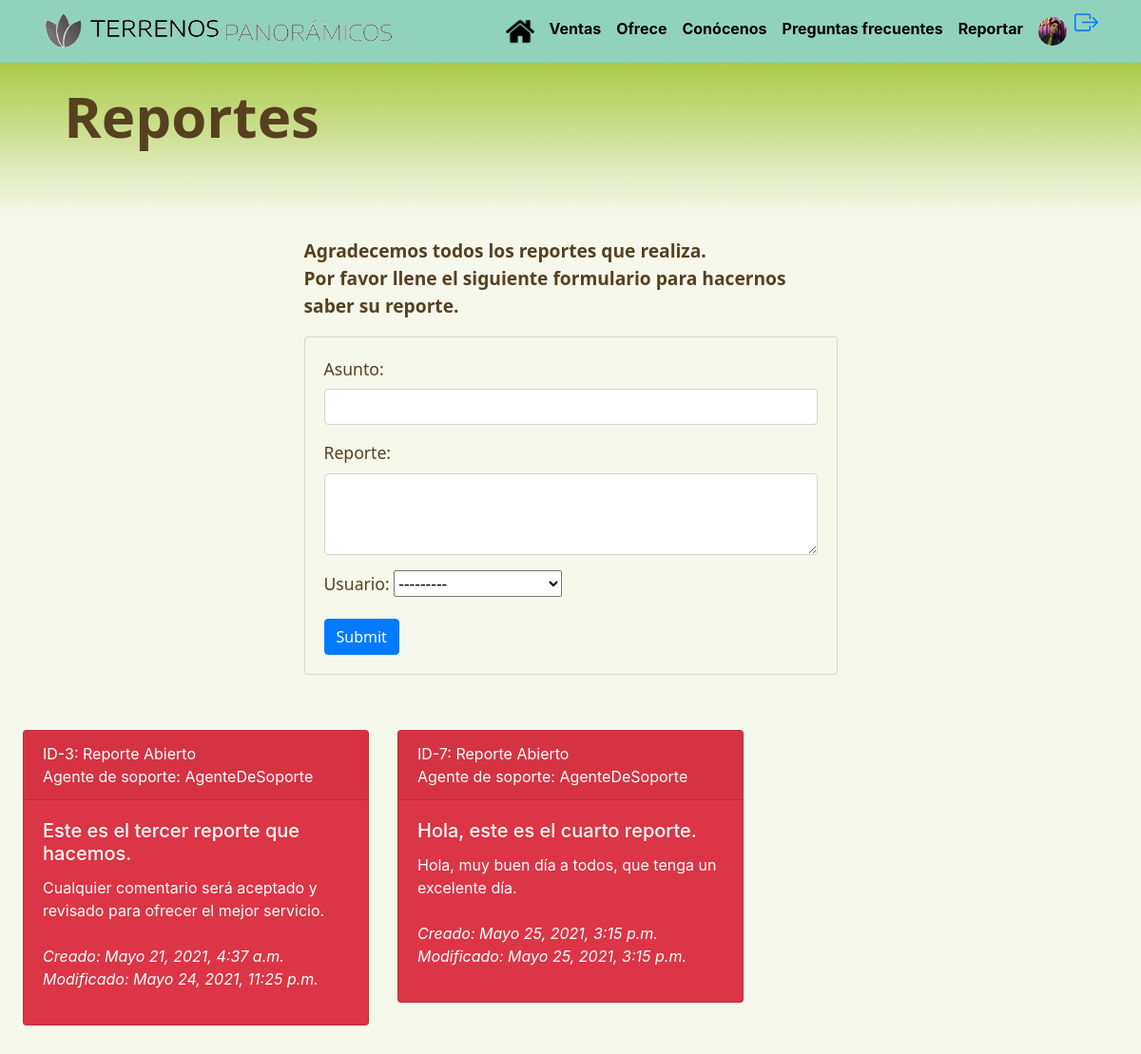
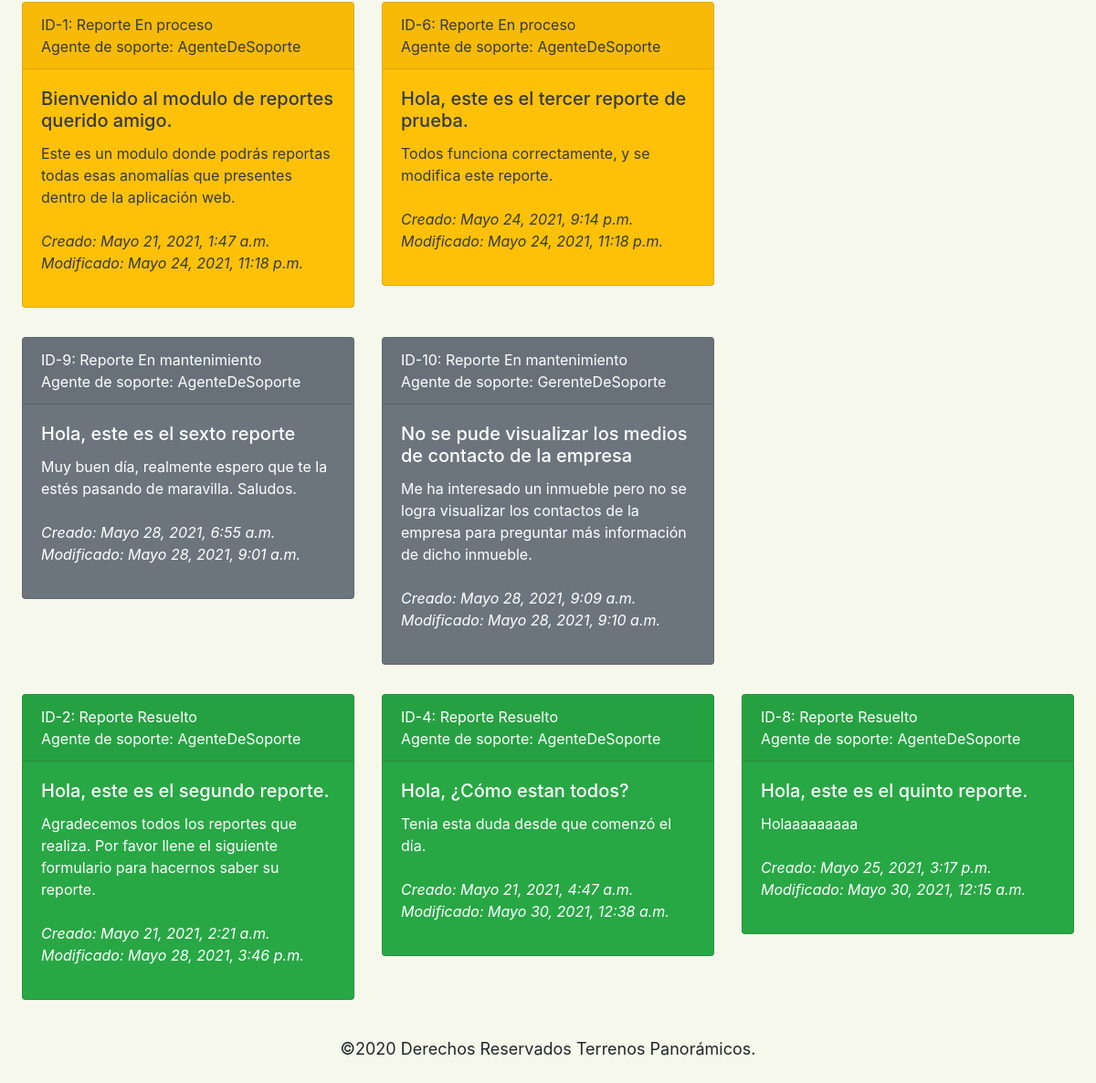
Screenshot of /reportes/ (signed in) with the database file from the repository (2 pictures, top to bottom).
### users/models.py (models this page shows, shortened)
class Profile(models.Model):
    user = models.OneToOneField(User, on_delete = models.CASCADE)
    last_nameMa = models.CharField( max_length=150, blank=True)
    born = models.DateField(null=True, blank=True)
    phone_number = models.CharField(max_length=20, blank=True)
    picture = models.ImageField(
        upload_to = 'users/pictures',
        blank=True,
        null = True
        )
    curp = models.CharField(max_length=18,blank=True )
    ine = models.ImageField(
        upload_to = 'users/ine',
        blank=True,
        null = True)
    agente_soporte = models.BooleanField('Agente de soporte', default=False)
    gerente_soporte = models.BooleanField('Gerente de soporte', default=False)
    created = models.DateTimeField(auto_now_add=True)
    modified = models.DateTimeField(auto_now= True)

### soporte/models.py (models this page shows, shortened)
class Reporte(models.Model):
    user = models.ForeignKey(User, on_delete=models.CASCADE, related_name="Reporte")
    asunto = models.CharField('Asunto', max_length=100)
    reporte = models.CharField('Reporte', max_length=3000)
    ABIERTO = 'Abierto'
    PROCESO= 'En proceso'
    MANTENIMIENTO='Mantenimiento'
    RESUELTO='Resuelto'
    ESTADO = [
        (ABIERTO,'Abierto'),
        (PROCESO,'En proceso'),
        (MANTENIMIENTO,'Mantenimiento'),
        (RESUELTO,'Resuelto')
    ]
    estado = models.CharField('Estado',
        max_length=15,
        choices=ESTADO,
        default=ABIERTO
    )
    solucion = models.CharField('Solución', max_length=3000, blank=True)
    agente_soporte = ForeignKey(User, on_delete=models.CASCADE,null=True,related_name="SoporteReporte",verbose_name='Agente de soporte')
    gerente_soporte = ForeignKey(User, on_delete=models.CASCADE,null=True,related_name="GerenteReporte",verbose_name='Gerente de soporte')
    creado = models.DateTimeField('Fecha de creación',auto_now_add=True)
    modificado = models.DateTimeField('Fecha de modificacion',auto_now=True)

### soporte/views.py (the view, shortened to what this page needs)
# urls.py: path('reportes/', soporte_views.soporte_reporte, name='reporte'),
@login_required
def soporte_reporte(request):
    reportes_cerrados = Reporte.objects.filter(estado='Resuelto')
    reportes_abiertos = Reporte.objects.filter(estado='Abierto')
    reportes_proceso = Reporte.objects.filter(estado='En proceso')
    reportes_mantenimiento = Reporte.objects.filter(estado='Mantenimiento')
    form = ReporteForm()
    return render(request=request,
                template_name='soporte/reporte/reporte.html',
                context={'form':form,
                        'user':request.user,
                        'reportes_cerrados': reportes_cerrados,
                        'reportes_abiertos': reportes_abiertos,
                        'reportes_proceso': reportes_proceso,
                        'reportes_mantenimiento': reportes_mantenimiento
                        })

### soporte/forms.py (shortened to what this page needs)
class ReporteForm(ModelForm):
    class Meta:
        model = Reporte
        fields =['user','asunto','reporte','agente_soporte']
        widgets = {
            'asunto': forms.TextInput(attrs={'class': 'form-control'}),
            'reporte': forms.Textarea(attrs={'class': 'form-control',
                                                'rows':'3',
                                              'resize':'none'})
        }

### templates/soporte/reporte/reporte.html (shortened to what this page needs)
{% extends "base.html" %}
{% block head_content %}
{%load static%}
<link rel="stylesheet" href="{% static 'css/index.css' %}">
<link rel="stylesheet" href="{% static 'css/soporte/reporte.css' %}">
{% endblock %}
{% block container %}
<section id="titular" class="pt-3 pb-3">
  <div class="container">
    <div class="row">
        <div id="izquierdo" class="col-12 col-md-12 col-lg-6 text-left" >
          <p>Reportes</p>
      </div>
    </div>
    </div>
</section>
<div class="row justify-content-md-center">
  <div class="col-6 pt-4 pb-4" style="font-size: 1.2rem; font-family: Segoe UI; color: #56411F;">
      <strong><p>Agradecemos todos los reportes que realiza.<br>
        Por favor llene el siguiente formulario para hacernos saber su reporte.
      </p></strong>
        <div class="card card-body" style="font-size: 1.1rem;">
            <form action="" method="POST">
                    <div class="form-group">
                        <label>Asunto:</label>
                        <input
                            class="form-control {% if form.asunto.errors %}is-invalid{% endif %}"
                            name="asunto"
                        >
                    </div>
                    <div class="form-group">
                        <label>Reporte:</label>
                        <textarea
                            class="form-control {% if form.reporte.errors %}is-invalid{% endif %}"
                            name="reporte"
                            rows="3"
                            resize='none'
                        ></textarea>
                    </div>
                    <div class="form-group">
                        <label>Usuario:</label>
                        {{form.user}}
                    </div>
                    <input class="btn btn-primary" type="submit" >
            </form>
        </div>
    </div>
</div>
{% if request.user.profile.agente_soporte or request.user.profile.gerente_soporte %}
  {% include 'soporte/reporte/reporte_cards.html' %}
{% endif %}
{% endblock %}

### templates/nav.html (shortened to what this page needs)
{% load static %}
<nav id="header" class="navbar navbar-expand-lg navbar-dark sticky-top" style="background-color: #91D2BD">
      <div class="container">
        <a class="navbar-brand" href="{% url "home" %}">
          <img src="{% static "img/logo.png" %}" alt="logo_TerrenosPanorámicos" id="TerrenosPanoramicos">
        </a>
        <div class="collapse navbar-collapse" id="navbar">
          <ul class="navbar-nav ml-auto">
            <li class="nav-item">
                <a class="nav-link" href="{% url "home" %}"><img src="{% static "img/casa.png" %}" id="index-home" alt="Home"/></a>
            </li>
            <li class="nav-item">
              <a class="nav-link" href="{% url "catalogo" %}" id="menú">Ventas</a>
            </li>
            <li class="nav-item">
                <a class="nav-link" href="{% url "ofrece" %}" id="menú">Ofrece</a>
            </li>
            <li class="nav-item">
                <a class="nav-link" href="{% url "conocenos" %}" id="menú">Conócenos</a>
            </li>
            <li class="nav-item">
                <a class="nav-link" href="{% url "faqs" %}" id="menú">Preguntas frecuentes</a>
            </li>
            {% if request.user.profile.agente_soporte or request.user.profile.gerente_soporte  %}
            <li class="nav-item">
                <a class="nav-link" href="{% url "reporte" %}" id="menú">Reportar</a>
            </li>
            {% endif %}
            <li class="nav-item">
              {% if request.user.is_anonymous %}
              <a class="nav-link" href="{% url "login"  %}">
                <img class="rounded-circle" src="{% static 'img/default-profile.png' %}" id="index-home" alt="user"/>
              </a>
              {% else %}
                <a class="nav-link" href="{% url "detail" request.user.username %}">
              {% if request.user.profile.picture %}
                        <img class="rounded-circle" src="{{ request.user.profile.picture.url }}" id="index-home" alt="user"/>
                    {% else%}
                        <img class="rounded-circle" src="{% static 'img/default-profile.png' %}" id="index-home" alt="user"/>
                    {% endif %}
                </a>
              {% endif %}
            </li>
            <li class="nav-item">
                    <a href="{% url "logout" %}">
                    </a>
            </li>
          </ul>
        </div>
      </div>
    </nav>

### templates/soporte/reporte/reporte_cards.html (shortened to what this page needs)
<div class="row">
  {% for reporte in reportes_abiertos %}
  <div class="col-sm-4">
    <div class="card text-white bg-danger">
      <div class="card-header">ID-{{reporte.pk}}: Reporte Abierto <br>
      {% if reporte.agente_soporte %}
        Agente de soporte: {{reporte.agente_soporte}}
      {% else %}
        Agente de soporte: <strong>¡No hay un Agente de Soporte a cargo!</strong>
      {% endif %}
      </div>
        <div class="card-body">
          <h5 class="card-title">{{reporte.asunto}}</h5>
          <p class="card-text">{{reporte.reporte}}<br><br><i>Creado: {{reporte.creado}}</i>
          <br><i> Modificado: {{reporte.modificado}}</i>
          </p>
        </div>
      </div>
    </div>
    {% endfor %}
</div>
<div class="row">
  {% for reporte in reportes_proceso %}
  <div class="col-sm-4">
    <div class="card text-dark bg-warning">
      <div class="card-header">ID-{{reporte.pk}}: Reporte En proceso <br>
      {% if reporte.agente_soporte %}
        Agente de soporte: {{reporte.agente_soporte}}
      {% else %}
        Agente de soporte: <strong>¡No hay un Agente de Soporte a cargo!</strong>
      {% endif %}
      </div>
      <div class="card-body">
        <h5 class="card-title">{{reporte.asunto}}</h5>
        <p class="card-text">{{reporte.reporte}}<br><br><i> Creado: {{reporte.creado}}</i>
          <br><i> Modificado: {{reporte.modificado}}</i>
        </p>
        </div>
      </div>
    </div>
    {% endfor %}
</div>
<div class="row">
  {% for reporte in reportes_mantenimiento %}
  <div class="col-sm-4">
    <div class="card text-white bg-secondary">
      <div class="card-header">ID-{{reporte.pk}}: Reporte En mantenimiento <br>
      {% if reporte.agente_soporte %}
        Agente de soporte: {{reporte.agente_soporte}}
      {% else %}
        Agente de soporte: <strong>¡No hay un Agente de Soporte a cargo!</strong>
      {% endif %}
      </div>
      <div class="card-body">
        <h5 class="card-title">{{reporte.asunto}}</h5>
        <p class="card-text">{{reporte.reporte}}<br><br><i> Creado: {{reporte.creado}}</i>
          <br><i> Modificado: {{reporte.modificado}}</i>
        </p>
        </div>
      </div>
    </div>
    {% endfor %}
</div>
<div class="row">
  {% for reporte in reportes_cerrados %}
  <div class="col-sm-4">
    <div class="card text-white bg-success">
      <div class="card-header">ID-{{reporte.pk}}: Reporte Resuelto <br>
      {% if reporte.agente_soporte %}
        Agente de soporte: {{reporte.agente_soporte}}
      {% else %}
        Agente de soporte: <strong>¡No hay un Agente de Soporte a cargo!</strong>
      {% endif %}
      </div>
      <div class="card-body">
        <h5 class="card-title">{{reporte.asunto}}</h5>
        <p class="card-text">{{reporte.reporte}}<br><br><i> Creado: {{reporte.creado}}</i>
          <br><i> Modificado: {{reporte.modificado}}</i>
        </p>
      </div>
    </div>
  </div>
  {% endfor %}
</div>

### static/css/index.css (style rules this page uses)
.card { border: 0px; background-color: transparent; }
.card-text { opacity: 1; }
#index-home { width: 30px; height: 30px; }
#menú { color:black; font-weight: bold; }
#TerrenosPanoramicos { width: 370px; height: 40px; }

### static/css/soporte/reporte.css (style rules this page uses)
body { background-color: #F7F8EC!important; overflow-x: hidden; }
#izquierdo { font: normal normal 900 60px/81px Segoe UI; letter-spacing: 0px; color: #56411F; opacity: 1; }
#titular { top: 62px; height: 160px; background: transparent linear-gradient(180deg, #AACA46 0%, #F7F8EC 100%) 0% 0% no-repeat padding-box; opacity: 1; }
.card { background-color: #F7F8EC!important; margin-bottom: 1em; margin-top: 1em; }
.row { padding-left: 2%; padding-right: 2%; }

### rows the page displays
Reporte: pk "3", agente_soporte "AgenteDeSoporte", asunto "Este es el tercer reporte que hacemos.", reporte "Cualquier comentario será aceptado y revisado para ofrecer el mejor servicio.", creado "Mayo 21, 2021, 4:37 a.m.", modificado "Mayo 24, 2021, 11:25 p.m."
Reporte: pk "7", agente_soporte "AgenteDeSoporte", asunto "Hola, este es el cuarto reporte.", reporte "Hola, muy buen día a todos, que tenga un excelente día.", creado "Mayo 25, 2021, 3:15 p.m.", modificado "Mayo 25, 2021, 3:15 p.m."
Reporte: pk "1", agente_soporte "AgenteDeSoporte", asunto "Bienvenido al modulo de reportes querido amigo.", reporte "Este es un modulo donde podrás reportas todas esas anomalías que presentes dentro de la aplicación web.", creado "Mayo 21, 2021, 1:47 a.m.", modificado "Mayo 24, 2021, 11:18 p.m."
Reporte: pk "6", agente_soporte "AgenteDeSoporte", asunto "Hola, este es el tercer reporte de prueba.", reporte "Todos funciona correctamente, y se modifica este reporte.", creado "Mayo 24, 2021, 9:14 p.m.", modificado "Mayo 24, 2021, 11:18 p.m."
Reporte: pk "9", agente_soporte "AgenteDeSoporte", asunto "Hola, este es el sexto reporte", reporte "Muy buen día, realmente espero que te la estés pasando de maravilla. Saludos.", creado "Mayo 28, 2021, 6:55 a.m.", modificado "Mayo 28, 2021, 9:01 a.m."
Reporte: pk "10", agente_soporte "GerenteDeSoporte", asunto "No se pude visualizar los medios de contacto de la empresa", reporte "Me ha interesado un inmueble pero no se logra visualizar los contactos de la empresa para preguntar más información de dicho inmueble.", creado "Mayo 28, 2021, 9:09 a.m.", modificado "Mayo 28, 2021, 9:10 a.m."
Reporte: pk "2", agente_soporte "AgenteDeSoporte", asunto "Hola, este es el segundo reporte.", reporte "Agradecemos todos los reportes que realiza. Por favor llene el siguiente formulario para hacernos saber su reporte.", creado "Mayo 21, 2021, 2:21 a.m.", modificado "Mayo 28, 2021, 3:46 p.m."
Reporte: pk "4", agente_soporte "AgenteDeSoporte", asunto "Hola, ¿Cómo estan todos?", reporte "Tenia esta duda desde que comenzó el día.", creado "Mayo 21, 2021, 4:47 a.m.", modificado "Mayo 30, 2021, 12:38 a.m."
Reporte: pk "8", agente_soporte "AgenteDeSoporte", asunto "Hola, este es el quinto reporte.", reporte "Holaaaaaaaaa", creado "Mayo 25, 2021, 3:17 p.m.", modificado "Mayo 30, 2021, 12:15 a.m."
